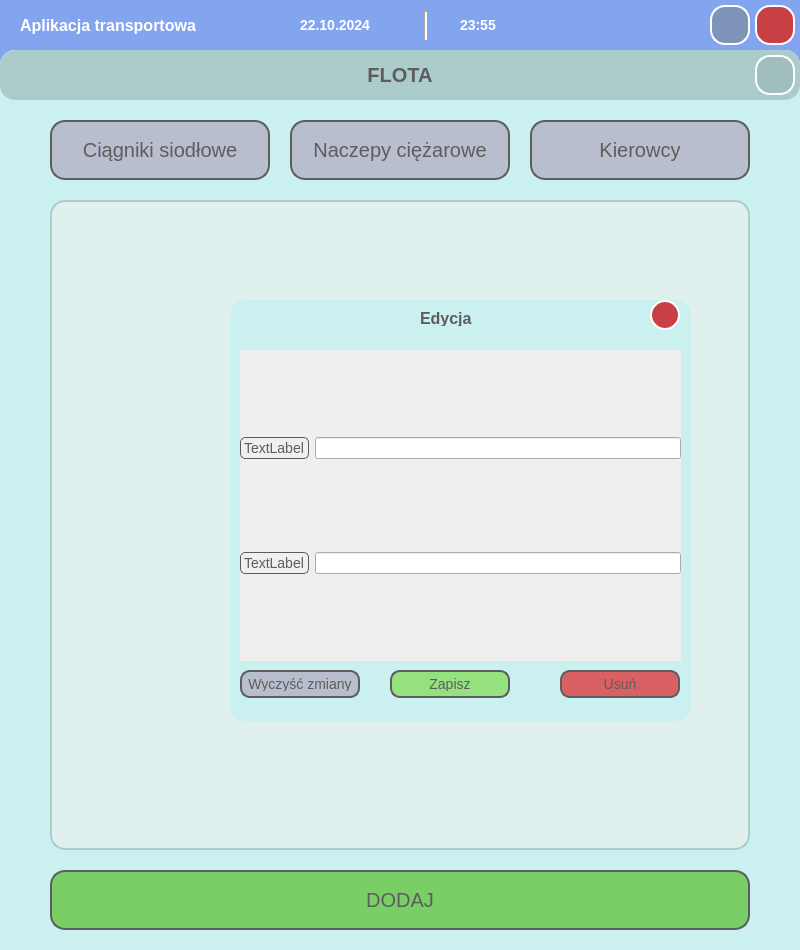
<?xml version="1.0" encoding="UTF-8"?>
<ui version="4.0">
 <class>MainWindow</class>
 <widget class="QMainWindow" name="MainWindow">
  <property name="enabled">
   <bool>true</bool>
  </property>
  <property name="geometry">
   <rect>
    <x>0</x>
    <y>0</y>
    <width>800</width>
    <height>950</height>
   </rect>
  </property>
  <property name="palette">
   <palette>
    <active>
     <colorrole role="Base">
      <brush brushstyle="SolidPattern">
       <color alpha="255">
        <red>255</red>
        <green>255</green>
        <blue>255</blue>
       </color>
      </brush>
     </colorrole>
     <colorrole role="Window">
      <brush brushstyle="SolidPattern">
       <color alpha="255">
        <red>131</red>
        <green>165</green>
        <blue>240</blue>
       </color>
      </brush>
     </colorrole>
    </active>
    <inactive>
     <colorrole role="Base">
      <brush brushstyle="SolidPattern">
       <color alpha="255">
        <red>255</red>
        <green>255</green>
        <blue>255</blue>
       </color>
      </brush>
     </colorrole>
     <colorrole role="Window">
      <brush brushstyle="SolidPattern">
       <color alpha="255">
        <red>131</red>
        <green>165</green>
        <blue>240</blue>
       </color>
      </brush>
     </colorrole>
    </inactive>
    <disabled>
     <colorrole role="Base">
      <brush brushstyle="SolidPattern">
       <color alpha="255">
        <red>131</red>
        <green>165</green>
        <blue>240</blue>
       </color>
      </brush>
     </colorrole>
     <colorrole role="Window">
      <brush brushstyle="SolidPattern">
       <color alpha="255">
        <red>131</red>
        <green>165</green>
        <blue>240</blue>
       </color>
      </brush>
     </colorrole>
    </disabled>
   </palette>
  </property>
  <property name="contextMenuPolicy">
   <enum>Qt::DefaultContextMenu</enum>
  </property>
  <property name="windowTitle">
   <string>MainWindow</string>
  </property>
  <property name="animated">
   <bool>true</bool>
  </property>
  <widget class="QWidget" name="centralwidget">
   <property name="font">
    <font>
     <pointsize>10</pointsize>
    </font>
   </property>
   <property name="acceptDrops">
    <bool>false</bool>
   </property>
   <widget class="QFrame" name="frame_main">
    <property name="enabled">
     <bool>true</bool>
    </property>
    <property name="geometry">
     <rect>
      <x>0</x>
      <y>50</y>
      <width>800</width>
      <height>930</height>
     </rect>
    </property>
    <property name="styleSheet">
     <string notr="true">QFrame {
    background-color: #e4eeff; /* Kolor tła prostokąta */
	color: rgb(228, 238, 255);
    border: 0px solid #e67e22; /* Obramowanie prostokąta */
    border-radius: 15px; /* Brak zaokrąglonych rogów, żeby uzyskać prostokąt */
}
</string>
    </property>
    <property name="frameShape">
     <enum>QFrame::StyledPanel</enum>
    </property>
    <property name="frameShadow">
     <enum>QFrame::Raised</enum>
    </property>
    <widget class="QWidget" name="widget_buttons" native="true">
     <property name="geometry">
      <rect>
       <x>250</x>
       <y>250</y>
       <width>300</width>
       <height>400</height>
      </rect>
     </property>
     <property name="styleSheet">
      <string notr="true">QPushButton {
    background-color: #3498db;  /* Kolor tła */
    color: white;  /* Kolor tekstu */
    border-radius: 10px;  /* Zaokrąglenie rogów */
    padding: 10px 20px;  /* Wewnętrzne marginesy (dostosowanie rozmiaru) */
    font-size: 24px;  /* Rozmiar czcionki */
    font-family: Arial, sans-serif;  /* Czcionka */
    border: 2px solid #2980b9;  /* Obramowanie */
}

QPushButton:hover {
    background-color: #2980b9;  /* Kolor tła po najechaniu */
}

QPushButton:pressed {
    background-color: #1f618d;  /* Kolor tła po kliknięciu */
}

QPushButton:disabled {
    background-color: #bdc3c7;  /* Kolor tła dla nieaktywnych przycisków */
    color: #7f8c8d;  /* Kolor tekstu dla nieaktywnych przycisków */
    border: 2px solid #95a5a6;  /* Obramowanie dla nieaktywnych przycisków */
}
</string>
     </property>
     <widget class="QPushButton" name="button_flota">
      <property name="geometry">
       <rect>
        <x>0</x>
        <y>0</y>
        <width>300</width>
        <height>100</height>
       </rect>
      </property>
      <property name="text">
       <string>FLOTA</string>
      </property>
     </widget>
     <widget class="QPushButton" name="button_serwis">
      <property name="enabled">
       <bool>true</bool>
      </property>
      <property name="geometry">
       <rect>
        <x>0</x>
        <y>150</y>
        <width>300</width>
        <height>100</height>
       </rect>
      </property>
      <property name="text">
       <string>SERWIS</string>
      </property>
     </widget>
     <widget class="QPushButton" name="button_magazyn">
      <property name="enabled">
       <bool>true</bool>
      </property>
      <property name="geometry">
       <rect>
        <x>0</x>
        <y>300</y>
        <width>300</width>
        <height>100</height>
       </rect>
      </property>
      <property name="text">
       <string>MAGAZYN</string>
      </property>
     </widget>
    </widget>
   </widget>
   <widget class="QWidget" name="widget_datetime" native="true">
    <property name="enabled">
     <bool>true</bool>
    </property>
    <property name="geometry">
     <rect>
      <x>300</x>
      <y>10</y>
      <width>250</width>
      <height>30</height>
     </rect>
    </property>
    <property name="styleSheet">
     <string notr="true">QLabel {
    color: #ffffff;  /* Kolor tekstu dla etykiet (przykład: pomarańczowy) */
    background-color: transparent;  /* Przezroczyste tło dla etykiet */
    border: none;  /* Brak ramki dla etykiet */
	font-size: 14px;
	font-weight: bold;  /* Ustawienie pogrubienia tekstu */
}

</string>
    </property>
    <widget class="QLabel" name="label_time">
     <property name="geometry">
      <rect>
       <x>160</x>
       <y>0</y>
       <width>80</width>
       <height>30</height>
      </rect>
     </property>
     <property name="maximumSize">
      <size>
       <width>150</width>
       <height>40</height>
      </size>
     </property>
     <property name="text">
      <string>23:55</string>
     </property>
    </widget>
    <widget class="QLabel" name="label_date">
     <property name="geometry">
      <rect>
       <x>0</x>
       <y>0</y>
       <width>100</width>
       <height>30</height>
      </rect>
     </property>
     <property name="maximumSize">
      <size>
       <width>150</width>
       <height>40</height>
      </size>
     </property>
     <property name="text">
      <string>22.10.2024</string>
     </property>
    </widget>
    <widget class="QFrame" name="line_vertical_date_time">
     <property name="geometry">
      <rect>
       <x>124</x>
       <y>0</y>
       <width>3</width>
       <height>30</height>
      </rect>
     </property>
     <property name="styleSheet">
      <string notr="true">QFrame {
    background-color: #ffffff;  /* Kolor linii */
    max-width: 1px;  /* Grubość linii dla linii pionowej */
}

</string>
     </property>
     <property name="frameShape">
      <enum>QFrame::VLine</enum>
     </property>
     <property name="frameShadow">
      <enum>QFrame::Sunken</enum>
     </property>
     <property name="lineWidth">
      <number>2</number>
     </property>
    </widget>
   </widget>
   <widget class="QFrame" name="frame_flota">
    <property name="enabled">
     <bool>true</bool>
    </property>
    <property name="geometry">
     <rect>
      <x>0</x>
      <y>50</y>
      <width>800</width>
      <height>970</height>
     </rect>
    </property>
    <property name="styleSheet">
     <string notr="true">QFrame {
    background-color: #caf0ef; /* Kolor tła prostokąta */
    border: 0px solid #e67e22; /* Obramowanie prostokąta */
    border-radius: 15px; /* Brak zaokrąglonych rogów, żeby uzyskać prostokąt */
    font-family: Arial, sans-serif;
    font-size: 14px;
}

QPushButton {
	color: #5d5d5d;
    background-color: #b9bece; /* Ustawia przezroczyste tło */
    border: 2px solid #5d5d5d; /* Ustawia kolor ramki (czarny) */
    border-radius: 15px; /* Zaokrąglone rogi ramki */
    padding: 5px; /* Wewnętrzne odstępy, opcjonalne */
    font-size: 20px;  /* Rozmiar czcionki */
    font-family: Arial, sans-serif;  /* Czcionka */
}

QPushButton:hover {
	background-color: #a2a6b4; /* Ustawia kolor tła po najechaniu */
}

QPushButton:pressed {
    background-color: #8a8e9a;  /* Kolor tła po kliknięciu */
}

QPushButton:disabled {
    background-color: #bdc3c7;  /* Kolor tła dla nieaktywnych przycisków */
    color: #7f8c8d;  /* Kolor tekstu dla nieaktywnych przycisków */
    border: 2px solid #95a5a6;  /* Obramowanie dla nieaktywnych przycisków */
}</string>
    </property>
    <property name="frameShape">
     <enum>QFrame::StyledPanel</enum>
    </property>
    <property name="frameShadow">
     <enum>QFrame::Raised</enum>
    </property>
    <widget class="QWidget" name="widget_flota_header" native="true">
     <property name="geometry">
      <rect>
       <x>0</x>
       <y>0</y>
       <width>800</width>
       <height>50</height>
      </rect>
     </property>
     <property name="styleSheet">
      <string notr="true">QWidget {
    background-color: #accccb; /* Kolor tła prostokąta */
    border: 0px solid #e67e22; /* Obramowanie prostokąta */
    border-radius: 15px; /* Brak zaokrąglonych rogów, żeby uzyskać prostokąt */
}

QLabel {
    color: #5d5d5d;  /* Kolor tekstu dla etykiet (przykład: pomarańczowy) */
    background-color: transparent;  /* Przezroczyste tło dla etykiet */
    border: none;  /* Brak ramki dla etykiet */
	font-size: 20px;
	font-weight: bold;  /* Ustawienie pogrubienia tekstu */
}

QPushButton {
    background-color: #a0bebd; /* Ustawia przezroczyste tło */
    border: 2px solid white; /* Ustawia kolor ramki (czarny) */
    border-radius: 15px; /* Zaokrąglone rogi ramki */
    padding: 5px; /* Wewnętrzne odstępy, opcjonalne */
	opacity: 0.5;
}

QPushButton:hover {
	background-color: #8ea8a7; /* Ustawia kolor tła po najechaniu */
}</string>
     </property>
     <widget class="QPushButton" name="button_exit_flota">
      <property name="enabled">
       <bool>true</bool>
      </property>
      <property name="geometry">
       <rect>
        <x>755</x>
        <y>5</y>
        <width>40</width>
        <height>40</height>
       </rect>
      </property>
      <property name="styleSheet">
       <string notr="true"/>
      </property>
      <property name="text">
       <string/>
      </property>
      <property name="icon">
       <iconset>
        <normaloff>undo_white.png</normaloff>undo_white.png</iconset>
      </property>
      <property name="iconSize">
       <size>
        <width>30</width>
        <height>30</height>
       </size>
      </property>
     </widget>
     <widget class="QLabel" name="label_flota_header">
      <property name="geometry">
       <rect>
        <x>300</x>
        <y>10</y>
        <width>200</width>
        <height>30</height>
       </rect>
      </property>
      <property name="text">
       <string>FLOTA</string>
      </property>
      <property name="alignment">
       <set>Qt::AlignCenter</set>
      </property>
     </widget>
    </widget>
    <widget class="QTableView" name="tableView_flota">
     <property name="geometry">
      <rect>
       <x>50</x>
       <y>150</y>
       <width>700</width>
       <height>650</height>
      </rect>
     </property>
     <property name="styleSheet">
      <string notr="true">    QTableView {
        border: 2px solid #accccb;
        border-radius: 15px;
        background-color: #dff0ef;
        gridline-color: #95a5a6;
    }

QTableView::item {
    border-bottom: 1px solid #bdc3c7;
    padding: 10px;
}

QTableView::item:selected {
    background-color: #3498db;
    color: white;
}

QTableView::item:hover {
    background-color: #2980b9;
}</string>
     </property>
    </widget>
    <widget class="QPushButton" name="button_flota_dodaj">
     <property name="geometry">
      <rect>
       <x>50</x>
       <y>820</y>
       <width>700</width>
       <height>60</height>
      </rect>
     </property>
     <property name="styleSheet">
      <string notr="true">QPushButton {
 	color: #5d5d5d;
    background-color: #79cf65; /* Ustawia przezroczyste tło */
    border: 2px solid #5d5d5d; /* Ustawia kolor ramki (czarny) */
    border-radius: 15px; /* Zaokrąglone rogi ramki */
    padding: 5px; /* Wewnętrzne odstępy, opcjonalne */
    font-size: 20px;  /* Rozmiar czcionki */
    font-family: Arial, sans-serif;  /* Czcionka */
}

QPushButton:hover {
	background-color: #6bb558; /* Ustawia kolor tła po najechaniu */
}

QPushButton:pressed {
    background-color: #4e8340;  /* Kolor tła po kliknięciu */
    border: 2px solid #4e8340; /* Ustawia kolor ramki (czarny) */

}</string>
     </property>
     <property name="text">
      <string>DODAJ</string>
     </property>
    </widget>
    <widget class="QWidget" name="widget_choice_buttons" native="true">
     <property name="geometry">
      <rect>
       <x>50</x>
       <y>70</y>
       <width>701</width>
       <height>60</height>
      </rect>
     </property>
     <widget class="QPushButton" name="button_flota_ciagniki">
      <property name="geometry">
       <rect>
        <x>0</x>
        <y>0</y>
        <width>220</width>
        <height>60</height>
       </rect>
      </property>
      <property name="text">
       <string>Ciągniki siodłowe</string>
      </property>
     </widget>
     <widget class="QPushButton" name="button_flota_kierowcy">
      <property name="geometry">
       <rect>
        <x>480</x>
        <y>0</y>
        <width>220</width>
        <height>60</height>
       </rect>
      </property>
      <property name="text">
       <string>Kierowcy</string>
      </property>
     </widget>
     <widget class="QPushButton" name="button_flota_naczepy">
      <property name="geometry">
       <rect>
        <x>240</x>
        <y>0</y>
        <width>220</width>
        <height>60</height>
       </rect>
      </property>
      <property name="text">
       <string>Naczepy ciężarowe</string>
      </property>
     </widget>
    </widget>
    <widget class="QFrame" name="frame_edit">
     <property name="geometry">
      <rect>
       <x>230</x>
       <y>250</y>
       <width>461</width>
       <height>421</height>
      </rect>
     </property>
     <property name="styleSheet">
      <string notr="true">QPushButton {
	color: #5d5d5d;
    background-color: #b9bece; /* Ustawia przezroczyste tło */
    border: 2px solid #5d5d5d; /* Ustawia kolor ramki (czarny) */
    border-radius: 10px; /* Zaokrąglone rogi ramki */
    padding: 5px; /* Wewnętrzne odstępy, opcjonalne */
    font-size: 14px;  /* Rozmiar czcionki */
    font-family: Arial, sans-serif;  /* Czcionka */
}

QPushButton:hover {
	background-color: #a2a6b4; /* Ustawia kolor tła po najechaniu */
}

QPushButton:pressed {
    background-color: #8a8e9a;  /* Kolor tła po kliknięciu */
}

QPushButton:disabled {
    background-color: #bdc3c7;  /* Kolor tła dla nieaktywnych przycisków */
    color: #7f8c8d;  /* Kolor tekstu dla nieaktywnych przycisków */
    border: 2px solid #95a5a6;  /* Obramowanie dla nieaktywnych przycisków */
}

QLabel {
    color: #5d5d5d;  /* Kolor tekstu dla etykiet (przykład: pomarańczowy) */
    background-color: transparent;  /* Przezroczyste tło dla etykiet */
    border: none;  /* Brak ramki dla etykiet */
}</string>
     </property>
     <property name="frameShape">
      <enum>QFrame::StyledPanel</enum>
     </property>
     <property name="frameShadow">
      <enum>QFrame::Raised</enum>
     </property>
     <widget class="QScrollArea" name="scrollArea_frame_edit">
      <property name="geometry">
       <rect>
        <x>10</x>
        <y>50</y>
        <width>441</width>
        <height>311</height>
       </rect>
      </property>
      <property name="widgetResizable">
       <bool>true</bool>
      </property>
      <widget class="QWidget" name="scrollAreaWidgetContents">
       <property name="geometry">
        <rect>
         <x>0</x>
         <y>0</y>
         <width>441</width>
         <height>311</height>
        </rect>
       </property>
       <property name="styleSheet">
        <string notr="true">QLabel {
    border: 1px solid #5d5d5d ;  /* Brak ramki dla etykiet */
	border-radius: 5px;
	font-size: 14px;

}</string>
       </property>
       <widget class="QWidget" name="gridLayoutWidget">
        <property name="geometry">
         <rect>
          <x>0</x>
          <y>0</y>
          <width>441</width>
          <height>311</height>
         </rect>
        </property>
        <layout class="QGridLayout" name="gridLayout_frame_edit">
         <item row="0" column="1">
          <widget class="QLineEdit" name="lineEdit"/>
         </item>
         <item row="0" column="0">
          <widget class="QLabel" name="label_2">
           <property name="text">
            <string>TextLabel</string>
           </property>
          </widget>
         </item>
         <item row="1" column="0">
          <widget class="QLabel" name="label_3">
           <property name="text">
            <string>TextLabel</string>
           </property>
          </widget>
         </item>
         <item row="1" column="1">
          <widget class="QLineEdit" name="lineEdit_2"/>
         </item>
        </layout>
       </widget>
      </widget>
     </widget>
     <widget class="QPushButton" name="button_save">
      <property name="geometry">
       <rect>
        <x>160</x>
        <y>370</y>
        <width>120</width>
        <height>28</height>
       </rect>
      </property>
      <property name="styleSheet">
       <string notr="true">QPushButton {
    background-color: #94e17e; /* Ustawia przezroczyste tło */
}

QPushButton:hover {
	background-color: #89ce74; /* Ustawia kolor tła po najechaniu */
}

QPushButton:pressed {
    background-color: #70a85f;  /* Kolor tła po kliknięciu */
}

</string>
      </property>
      <property name="text">
       <string>Zapisz</string>
      </property>
     </widget>
     <widget class="QWidget" name="widget_header_frame_edit" native="true">
      <property name="geometry">
       <rect>
        <x>0</x>
        <y>0</y>
        <width>461</width>
        <height>30</height>
       </rect>
      </property>
      <widget class="QLabel" name="label_frame_edit">
       <property name="geometry">
        <rect>
         <x>190</x>
         <y>10</y>
         <width>81</width>
         <height>16</height>
        </rect>
       </property>
       <property name="styleSheet">
        <string notr="true">QLabel {
	font-size: 16px;
	font-weight: bold;  /* Ustawienie pogrubienia tekstu */
}</string>
       </property>
       <property name="text">
        <string>Edycja</string>
       </property>
      </widget>
      <widget class="QPushButton" name="button_exit_frame_edit">
       <property name="enabled">
        <bool>true</bool>
       </property>
       <property name="geometry">
        <rect>
         <x>420</x>
         <y>0</y>
         <width>30</width>
         <height>30</height>
        </rect>
       </property>
       <property name="styleSheet">
        <string notr="true">QPushButton {
    background-color: #c84043; /* Ustawia przezroczyste tło */
    border: 2px solid white; /* Ustawia kolor ramki (czarny) */
    border-radius: 15px; /* Zaokrąglone rogi ramki */
    padding: 5px; /* Wewnętrzne odstępy, opcjonalne */
	opacity: 0.5;
}

QPushButton:hover {
	background-color: #a73639; /* Ustawia kolor tła po najechaniu */
}</string>
       </property>
       <property name="text">
        <string/>
       </property>
       <property name="icon">
        <iconset>
         <normaloff>cross_white.png</normaloff>cross_white.png</iconset>
       </property>
       <property name="iconSize">
        <size>
         <width>15</width>
         <height>15</height>
        </size>
       </property>
      </widget>
     </widget>
     <widget class="QPushButton" name="button_clear">
      <property name="geometry">
       <rect>
        <x>10</x>
        <y>370</y>
        <width>120</width>
        <height>28</height>
       </rect>
      </property>
      <property name="text">
       <string>Wyczyść zmiany</string>
      </property>
     </widget>
     <widget class="QPushButton" name="button_delete">
      <property name="geometry">
       <rect>
        <x>330</x>
        <y>370</y>
        <width>120</width>
        <height>28</height>
       </rect>
      </property>
      <property name="styleSheet">
       <string notr="true">QPushButton {
    background-color: #da6163; /* Ustawia przezroczyste tło */
}

QPushButton:hover {
	background-color: #c54e5a; /* Ustawia kolor tła po najechaniu */
}

QPushButton:pressed {
    background-color: #b04652;  /* Kolor tła po kliknięciu */
}</string>
      </property>
      <property name="text">
       <string>Usuń</string>
      </property>
     </widget>
    </widget>
   </widget>
   <widget class="QWidget" name="widget_system" native="true">
    <property name="geometry">
     <rect>
      <x>710</x>
      <y>5</y>
      <width>85</width>
      <height>40</height>
     </rect>
    </property>
    <widget class="QPushButton" name="button_exit">
     <property name="enabled">
      <bool>true</bool>
     </property>
     <property name="geometry">
      <rect>
       <x>45</x>
       <y>0</y>
       <width>40</width>
       <height>40</height>
      </rect>
     </property>
     <property name="styleSheet">
      <string notr="true">QPushButton {
    background-color: #c84043; /* Ustawia przezroczyste tło */
    border: 2px solid white; /* Ustawia kolor ramki (czarny) */
    border-radius: 15px; /* Zaokrąglone rogi ramki */
    padding: 5px; /* Wewnętrzne odstępy, opcjonalne */
	opacity: 0.5;
}

QPushButton:hover {
	background-color: #a73639; /* Ustawia kolor tła po najechaniu */
}</string>
     </property>
     <property name="text">
      <string/>
     </property>
     <property name="icon">
      <iconset>
       <normaloff>cross_white.png</normaloff>cross_white.png</iconset>
     </property>
     <property name="iconSize">
      <size>
       <width>25</width>
       <height>25</height>
      </size>
     </property>
    </widget>
    <widget class="QPushButton" name="button_minimize">
     <property name="enabled">
      <bool>true</bool>
     </property>
     <property name="geometry">
      <rect>
       <x>0</x>
       <y>0</y>
       <width>40</width>
       <height>40</height>
      </rect>
     </property>
     <property name="styleSheet">
      <string notr="true">QPushButton {
    background-color: #7e95b9; /* Ustawia przezroczyste tło */
    border: 2px solid white; /* Ustawia kolor ramki (czarny) */
    border-radius: 15px; /* Zaokrąglone rogi ramki */
    padding: 5px; /* Wewnętrzne odstępy, opcjonalne */
	opacity: 0.5;
}

QPushButton:hover {
	background-color: #627590; /* Ustawia kolor tła po najechaniu */
}</string>
     </property>
     <property name="text">
      <string/>
     </property>
     <property name="icon">
      <iconset>
       <normaloff>minus_white.png</normaloff>minus_white.png</iconset>
     </property>
     <property name="iconSize">
      <size>
       <width>25</width>
       <height>25</height>
      </size>
     </property>
    </widget>
   </widget>
   <widget class="QLabel" name="label">
    <property name="geometry">
     <rect>
      <x>20</x>
      <y>10</y>
      <width>250</width>
      <height>30</height>
     </rect>
    </property>
    <property name="styleSheet">
     <string notr="true">QLabel {
    color: #ffffff;  /* Kolor tekstu dla etykiet (przykład: pomarańczowy) */
    background-color: transparent;  /* Przezroczyste tło dla etykiet */
    border: none;  /* Brak ramki dla etykiet */
	font-size: 16px;
	font-weight: bold;  /* Ustawienie pogrubienia tekstu */
}</string>
    </property>
    <property name="text">
     <string>Aplikacja transportowa</string>
    </property>
   </widget>
   <zorder>widget_datetime</zorder>
   <zorder>frame_main</zorder>
   <zorder>widget_system</zorder>
   <zorder>frame_flota</zorder>
   <zorder>label</zorder>
  </widget>
  <widget class="QMenuBar" name="menubar">
   <property name="geometry">
    <rect>
     <x>0</x>
     <y>0</y>
     <width>800</width>
     <height>26</height>
    </rect>
   </property>
  </widget>
 </widget>
 <resources/>
 <connections/>
</ui>
